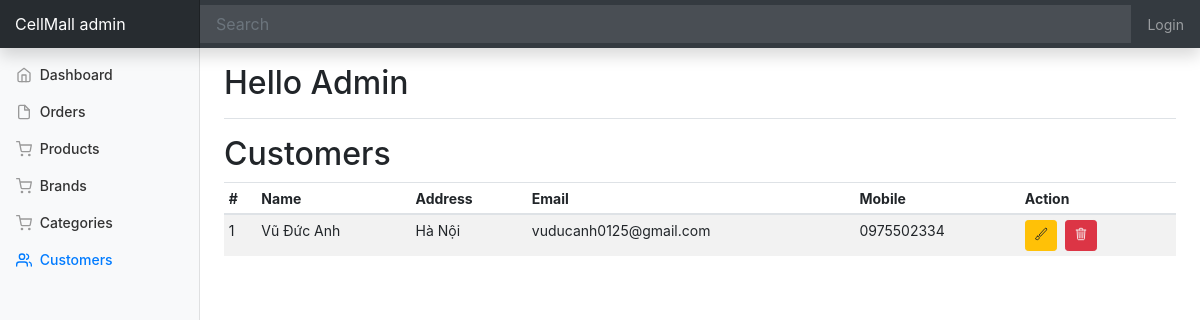
Before: /admin2/customers.php with the older database file.
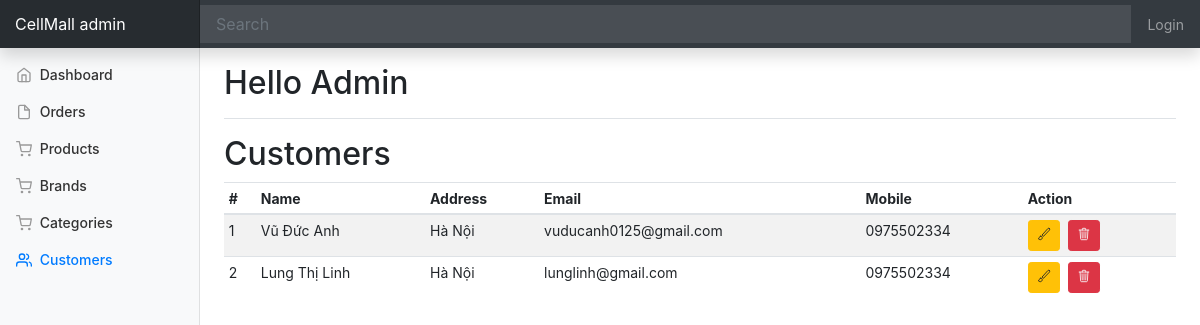
After: the same page with the newer database file.
### tables this page shows
CREATE TABLE `users` (
  `id` int(11) NOT NULL,
  `username` varchar(100) NOT NULL,
  `fullname` varchar(100) NOT NULL,
  `email` varchar(25) NOT NULL,
  `password` varchar(32) NOT NULL,
  `address` varchar(200) NOT NULL,
  `phone` varchar(16) NOT NULL
);

### database/dbContext.php (called while the page is built, shortened)
<?php
function executeResult($query, $isOnly = false) {
	$conn = mysqli_connect(HOST, ROOT, PASSWORD, DATABASE);
	mysqli_set_charset($conn, 'utf8');
	$result = mysqli_query($conn, $query);
    $data = [];
    while(($row = mysqli_fetch_assoc($result)) != null) {
        $data[] = $row;
    }
    return $data;
}
?>

### admin2/customers.php (the view, shortened to what this page needs)
<?php
   require_once("../database/dbContext.php");
   $select = "select * from users";
   $userList = executeResult($select);
?>
<?php include_once("./templates/top.php"); ?>
<?php include_once("./templates/navbar.php"); ?>
<div class="container-fluid">
  <div class="row">
    <?php include "./templates/sidebar.php"; ?>
      <div class="row">
      	<div class="col-10">
      		<h2>Customers</h2>
      	</div>
      </div>
      <div class="table-responsive">
        <table class="table table-striped table-sm">
          <thead>
            <tr>
              <th>#</th>
              <th>Name</th>
              <th>Address</th>
              <th>Email</th>
              <th>Mobile</th>
              <th>Action</th>
            </tr>
                </thead>
                <tbody id="customers_list">
                    <?php
                      $index = 0;
                      foreach($userList as $item) {
                        echo '<tr>
                                <td>'. ++$index .'</td>
                                <td>'. $item['fullname'] .'</td>
                                <td>'.  $item['address'] .'</td>
                                <td>'. $item['email'] .'</td>
                                <td>'. $item['phone'] .'</td>
                                <td><a style="cursor: pointer" class="btn btn-sm btn-warning"><ion-icon name="brush-outline"></ion-icon></a><a style="cursor: pointer" class="mx-2 btn btn-sm text-light btn-danger"><ion-icon name="trash-outline"></ion-icon></a></td>
                              </tr>';
                      }
                    ?>
                </tbody>
            </table>
        </div>
        </main>
    </div>
</div>
<?php include_once("./templates/footer.php"); ?>

### admin2/templates/top.php (shortened to what this page needs)
<!doctype html>
<html lang="en">
<head>
    <link rel="stylesheet" href="https://stackpath.bootstrapcdn.com/bootstrap/4.3.1/css/bootstrap.min.css"
>
    <link rel="stylesheet" href="https://use.fontawesome.com/releases/v5.7.2/css/all.css"
>
    <link href="./css/dashboard.css" rel="stylesheet">
</head>
<body>

### admin2/templates/navbar.php
<nav class="navbar navbar-dark fixed-top bg-dark flex-md-nowrap p-0 shadow">
    <a class="navbar-brand col-sm-3 col-md-2 mr-0" href="#">CellMall admin</a>
    <input class="form-control form-control-dark w-100" type="text" placeholder="Search" aria-label="Search">
    <ul class="navbar-nav px-3">
        <li class="nav-item text-nowrap">
            <?php
   		if (isset($_SESSION['admin_id'])) {
   			?>
            <a class="nav-link" href="../admin/admin-logout.php">Sign out</a>
            <?php
   		}else{
   			$uriAr = explode("/", $_SERVER['REQUEST_URI']);
   			$page = end($uriAr);
   			if ($page === "login.php") {
   				?>
            <a class="nav-link" href="../admin/register.php">Register</a>
            <?php
   			}else{
   				?>
            <a class="nav-link" href="../admin/login.php">Login</a>
            <?php
   			}
   		}
   	?>
        </li>
    </ul>
</nav>

### admin2/templates/sidebar.php
<nav class="col-md-2 d-none d-md-block bg-light sidebar">
    <div class="sidebar-sticky">
        <ul class="nav flex-column">
            <?php
            $uri = $_SERVER['REQUEST_URI'];
            $uriAr = explode("/", $uri);
            $page = end($uriAr);
          ?>
            <li class="nav-item">
                <a class="nav-link <?php echo ($page == '' || $page == 'index.php') ? 'active' : ''; ?>"
                    href="index.php">
                    <span data-feather="home"></span>
                    Dashboard <span class="sr-only">(current)</span>
                </a>
            </li>
            <li class="nav-item">
                <a class="nav-link <?php echo ($page == 'customer_orders.php') ? 'active' : ''; ?>"
                    href="customer_orders.php">
                    <span data-feather="file"></span>
                    Orders
                </a>
            </li>
            <li class="nav-item">
                <a class="nav-link <?php echo ($page == 'products.php') ? 'active' : ''; ?>" href="products.php">
                    <span data-feather="shopping-cart"></span>
                    Products
                </a>
            </li>
            <li class="nav-item">
                <a class="nav-link <?php echo ($page == 'brands.php') ? 'active' : ''; ?>" href="brands.php">
                    <span data-feather="shopping-cart"></span>
                    Brands
                </a>
            </li>
            <li class="nav-item">
                <a class="nav-link <?php echo ($page == 'categories.php') ? 'active' : ''; ?>" href="categories.php">
                    <span data-feather="shopping-cart"></span>
                    Categories
                </a>
            </li>
            <li class="nav-item">
                <a class="nav-link <?php echo ($page == 'customers.php') ? 'active' : ''; ?>" href="customers.php">
                    <span data-feather="users"></span>
                    Customers
                </a>
            </li>
        </ul>
    </div>
</nav>
<main role="main" class="col-md-9 ml-sm-auto col-lg-10 px-4">
    <div
        class="d-flex justify-content-between flex-wrap flex-md-nowrap align-items-center pt-3 pb-2 mb-3 border-bottom">
        <h1 class="h2">Hello Admin</h1>
    </div>

### admin2/templates/footer.php (shortened to what this page needs)
 </body>
</html>

### admin2/css/dashboard.css (style rules this page uses)
body { font-size: .875rem; }
.feather { width: 16px; height: 16px; vertical-align: text-bottom; }
.sidebar { position: fixed; top: 0; bottom: 0; left: 0; z-index: 100; padding: 48px 0 0; box-shadow: inset -1px 0 0 rgba(0, 0, 0, .1); }
.sidebar-sticky { position: relative; top: 0; height: calc(100vh - 48px); padding-top: .5rem; overflow-x: hidden; overflow-y: auto; }
.sidebar .nav-link { font-weight: 500; color: #333; }
.sidebar .nav-link .feather { margin-right: 4px; color: #999; }
.sidebar .nav-link.active { color: #007bff; }
.sidebar .nav-link:hover .feather, .sidebar .nav-link.active .feather { color: inherit; }
[role="main"] { padding-top: 133px; }
@media (min-width: 768px) { [role="main"] { padding-top: 48px; } }
.navbar-brand { padding-top: .75rem; padding-bottom: .75rem; font-size: 1rem; background-color: rgba(0, 0, 0, .25); box-shadow: inset -1px 0 0 rgba(0, 0, 0, .25); }
.navbar .form-control { padding: .75rem 1rem; border-width: 0; border-radius: 0; }
.form-control-dark { color: #fff; background-color: rgba(255, 255, 255, .1); border-color: rgba(255, 255, 255, .1); }

Changed rows visible on the page:
added users: fullname "Lung Thị Linh", address "Hà Nội", email "lunglinh@gmail.com", phone "0975502334"
